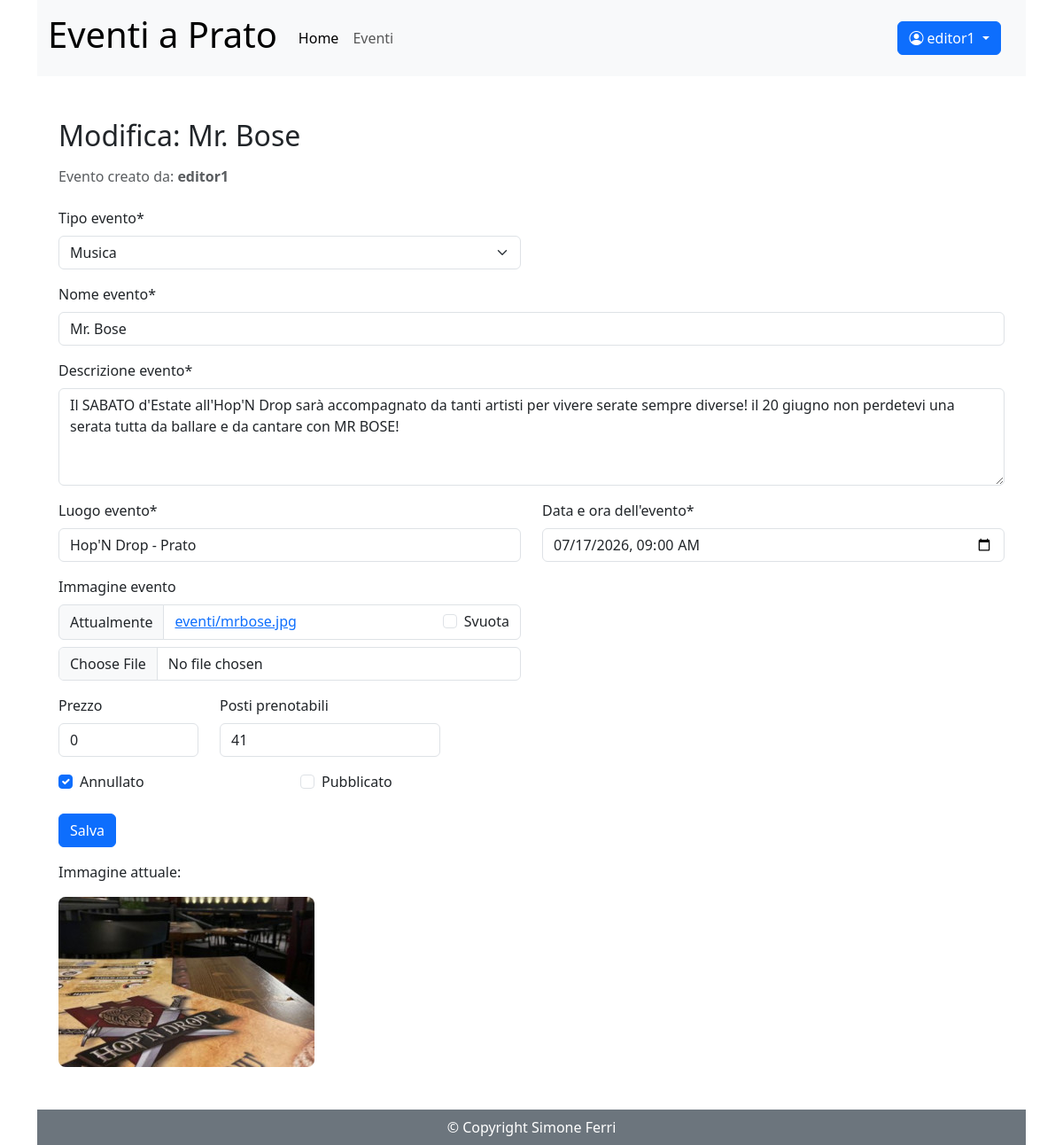
Page /gestione_eventi/6/ (signed in) on the earlier database version.
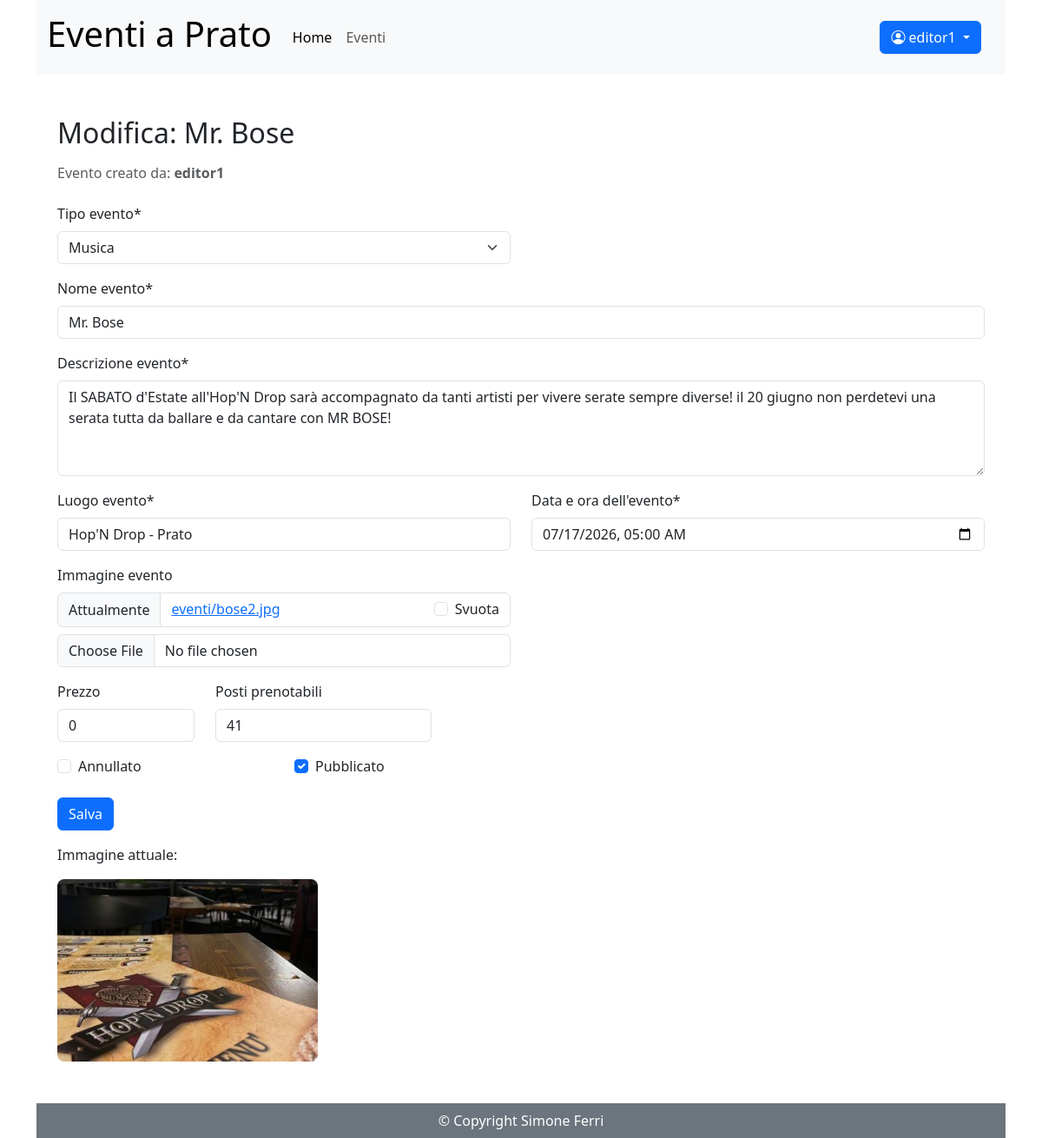
Same page on the later database version.
### eventi_gestione/models.py (models this page shows, shortened)
class Eventi(models.Model):
    nome_evento = models.CharField(max_length=100)
    descrizione_evento = models.TextField()
    tipo_evento = models.ForeignKey(Tipologia,on_delete=models.CASCADE)
    luogo_evento = models.CharField(max_length=100)
    data_ora_evento = models.DateTimeField()
    immagine_evento = models.ImageField(upload_to='eventi/', blank=True)
    posti_prenotabili = models.PositiveIntegerField(null=True, blank=True)
    prezzo = models.PositiveIntegerField(null=True, blank=True, default=0)
    pubblicato = models.BooleanField(default=False)
    annullato = models.BooleanField(default=False)
    creatore = models.ForeignKey(CustomUser, on_delete=models.CASCADE, related_name='eventi_creati', limit_choices_to={'groups__name': 'redattori'})

### eventi_gestione/views.py (the view, shortened to what this page needs)
# urls.py: path("gestione_eventi/<int:pk>/", EventiUpdateView.as_view(), name="gestione_eventi_modifica"),
class EventiUpdateView(LoginRequiredMixin, UserPassesTestMixin, UpdateView):
    model = Eventi
    form_class = GestioneEventiForm
    template_name = 'gestione_eventi.html'
    success_url = reverse_lazy('eventi')
    def get_form_kwargs(self):
        kwargs = super().get_form_kwargs()
        kwargs['user'] = self.request.user
        return kwargs
    def test_func(self):
        evento = self.get_object()
        return self.request.user == evento.creatore
    def get_context_data(self, **kwargs):
        context = super().get_context_data(**kwargs)
        context['titolo_pagina'] = f'Modifica: {self.object.nome_evento}'
        return context

### eventi_gestione/models.py (called while the page is built)
    def __str__(self):
        return self.nome_tipo

### eventi_pagine/templatetags/auth_extras.py (called while the page is built)
@register.filter(name='has_group')
def has_group(user, group_name):
    return user.groups.filter(name=group_name).exists()

### templates/gestione_eventi.html
{% extends "base.html" %}
{% load crispy_forms_tags %}
{% block content %}
    <h2 class="mt-5">{{ titolo_pagina }}</h2>
    {% crispy form %}
    {% if form.instance.immagine_evento %}
        <div class="mt-3">
            <p>Immagine attuale:</p>
            <img src="{{ form.instance.immagine_evento.url }}"
             alt="Immagine evento"
             style="max-width: 300px; border-radius: 8px;">
        </div>
    {% endif %}
{% endblock content %}

Differences in the rows shown:
changed Eventi "Musica": data_ora_evento "07/17/2026 09:00" → "07/17/2026 05:00"; annullato "☑" → "☐"; pubblicato "☐" → "☑"; instance.immagine_evento: a different picture
Other differences:
text no longer shown: "Evento creato da: editor1 Tipo evento * Nome evento * Descrizione evento * Luogo evento * Data e ora dell'evento * Immagine evento Attualmente eventi/mrbose.jpg Svuota Prezzo Posti prenotabili Annullato Pubblicato"
text now shown: "Evento creato da: editor1 Tipo evento * Nome evento * Descrizione evento * Luogo evento * Data e ora dell'evento * Immagine evento Attualmente eventi/bose2.jpg Svuota Prezzo Posti prenotabili Annullato Pubblicato"
